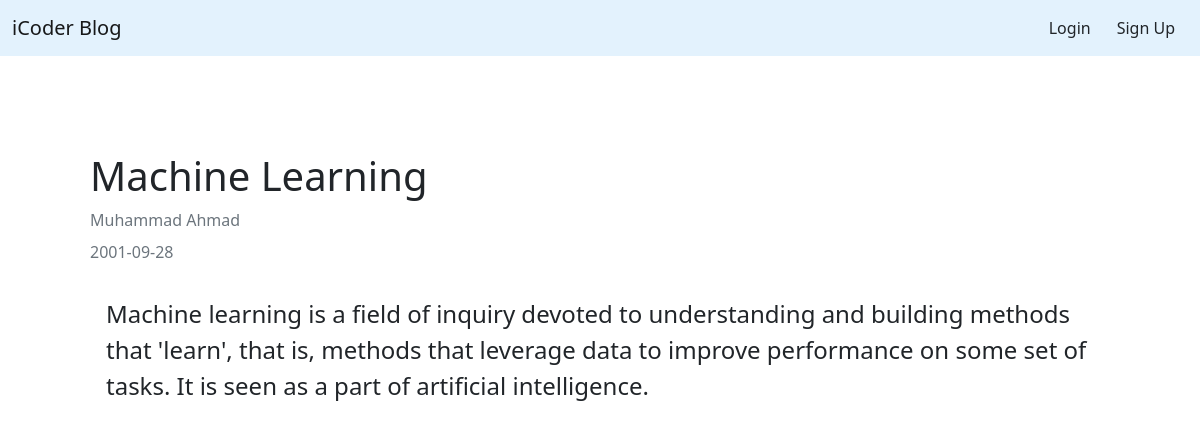
The page /detailBlog/1 on the database its author committed.
### blog/models.py (models this page shows)
class Blog(models.Model):
    blog_title = models.CharField(max_length=100)
    publish_Date = models.CharField(max_length=12)
    auther_name = models.CharField(max_length=20)
    blog_content = models.TextField()

### iCoderBlog/views.py (the view)
# urls.py: path('detailBlog/<id>', detailBlog),
def detailBlog(request, id):
    blog_Info = Blog.objects.get(id=id)
    data = {"BlogInfo": blog_Info}
    return render(request, 'detail.html', data)

### template/detail.html
{% extends 'base.html' %}
{% block content %}
<div class="container">
    <div class="row mt-5 p-5">
        <div class="col">
            <h3 class="fs-1">
                {{BlogInfo.blog_title}}
            </h3>
            <p class="card-subtitle mb-2 text-muted">
                {{BlogInfo.auther_name}}
            </p>
            <p class="card-subtitle mb-2 text-muted">
                {{BlogInfo.publish_Date}}
            </p>
            <p class="fs-4 mt-3 p-3">
                {{BlogInfo.blog_content}}
            </p>
        </div>
    </div>
</div>
{% endblock %}

### rows shown on the page
Blog: blog_title "Machine Learning", auther_name "Muhammad Ahmad", publish_Date "2001-09-28", blog_content "Machine learning is a field of inquiry devoted to understanding and building methods that 'learn', that is, methods that leverage data to improve performance on some set of tasks. It is seen as a part of artificial intelligence."
